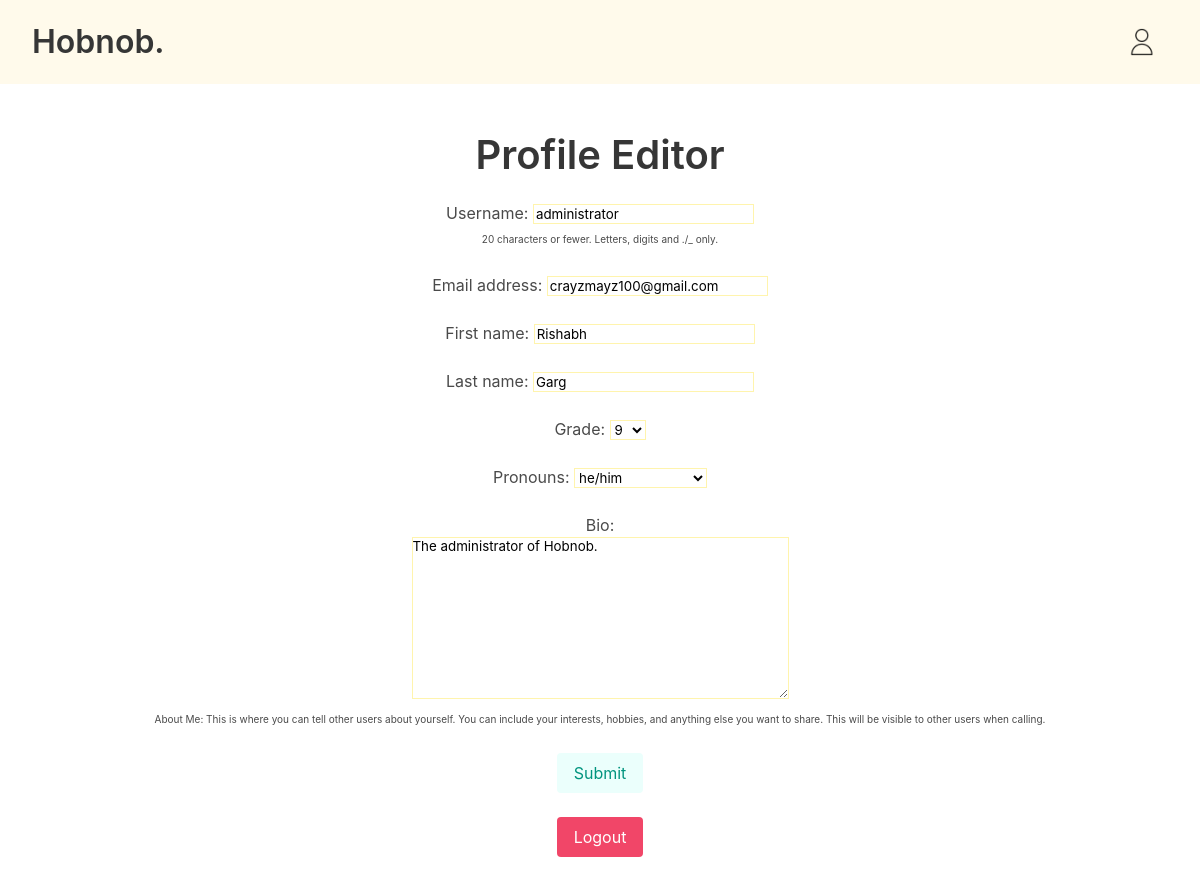
Screenshot of /profile/ (signed in) with the database file from the repository.
### WebApp/models.py (models this page shows, shortened)
class User(AbstractUser):
    username_validator = UsernameValidator()
    username = models.CharField(
        _("username"),
        max_length=20,
        unique=True,
        help_text=_(
            "20 characters or fewer. Letters, digits and ./_ only."
        ),
        validators=[username_validator],
        error_messages={
            "unique": _("A user with that username already exists."),
        },
    )
    password_validator = PasswordValidator()
    password = models.CharField(
        _("password"),
        max_length=128,
        validators=[password_validator]
    )
    grade_choices = (
        (9, '9'),
        (10, '10'),
        (11, '11'),
        (12, '12'),
    )
    grade = models.IntegerField(choices=grade_choices, default=9)
    pronoun_choices = (
        ('he/him', 'he/him'),
        ('she/her', 'she/her'),
        ('they/them', 'they/them'),
        ('Prefer Not To Say', 'Prefer Not To Say'),
    )
    pronouns = models.CharField(
        choices=pronoun_choices,
        max_length=20,
        default='Prefer Not To Say'
    )
    school = models.CharField(max_length=100, default='')
    recent_calls = models.ManyToManyField('self', blank=True, symmetrical=False)
    in_queue = models.BooleanField(default=False)
    user_bio = models.TextField(max_length=1000, default='')
    REQUIRED_FIELDS = ["email", "first_name", "last_name",
                       "grade", "pronouns", "school", "password"]

### WebApp/views.py (the view)
# urls.py: path('profile/', views.profile, name='profile'),
@login_required(login_url="login")
def profile(request: HttpRequest) -> HttpResponse:
    if request.method == "POST":
        form: UserEditForm = UserEditForm(request.POST, instance=request.user)
        if form.is_valid():
            form.save()
    else:
        form: UserEditForm = UserEditForm(instance=request.user)
    return render(request, "profile.html", {"form": form})

### WebApp/forms.py
class UserEditForm(forms.ModelForm):
    user_bio = forms.CharField(widget=forms.Textarea(), label='Bio', label_suffix=':\n', required=False, help_text=BIO_HELP_TEXT)
    class Meta:
        model = User
        fields = ['username', 'email', 'first_name', 'last_name', 'grade', 'pronouns', 'user_bio']

### WebApp/templates/profile.html (shortened to what this page needs)
{% load static %}
<!DOCTYPE html>
<html lang="en">
<head>
    <link rel="stylesheet" href="https://cdn.jsdelivr.net/npm/bulma@0.9.4/css/bulma.min.css">
    <link rel="stylesheet" href="{% static 'css/style.css' %}">
</head>
<body class="background-image">
    <nav class="navbar py-4 has-background-warning-light">
        <div class="container is-fluid">
            <div class="navbar-brand">
                <a class="navbar-item" href="/">
                    <h1 class="title">Hobnob<strong>.</strong></h1>
                </a>
            </div>
            <div class="navbar-end">
                <a class="navbar-item" href="/call">
                    <img src="{% static 'images/profile.png' %}" alt="Profile Icon">
                </a>
            </div>
        </div>
    </nav>
    <section class="section is-fullheight has-text-centered">
        {% block content %}
        <h2 class="title is-2">Profile Editor</h2>
        <div class="form">
            <form method="post" action="{% url 'profile' %}" class="form">
                {{ form.as_p }}
                <div class="field has-text-centered">
                    <div class="control">
                        <button type="submit" class="button is-light is-primary">Submit</button>
                    </div>
                </div>
            </form>
            <br>
            <form method="post" action="{% url 'logout' %}" class="form">
                <div class="field has-text-centered">
                    <div class="control">
                        <button type="submit" class="button is-danger">Logout</button>
                    </div>
                </div>
            </form>
        </div>
        {% endblock %}
    </section>
</body>

### WebApp/static/css/style.css (style rules this page uses)
div.form p::after { content: "\A\A"; white-space: pre; }
div.form p span.helptext { font-size: 10px; }
div.form p span.helptext::before { content: "\A"; white-space: pre; }
body { min-height: 100vh; min-width: 100vw; height: 100%; width: 100%; margin: 0; padding: 0; }
.background-image { background-image: url("../images/indexbackground.jpg") ; background-position: center center; background-repeat: no-repeat; background-attachment: fixed; background-size: cover; }
input, textarea, select { background-color: rgb(255, 255, 255); border: 1px solid rgb(255, 244, 173); }

### WebApp/templates/profile.html (style rules this page uses)
label { white-space: pre-line; }

### rows the page displays
User: username "administrator", email "crayzmayz100@gmail.com", first_name "Rishabh", last_name "Garg", grade "9", pronouns "he/him", user_bio "The administrator of Hobnob."
